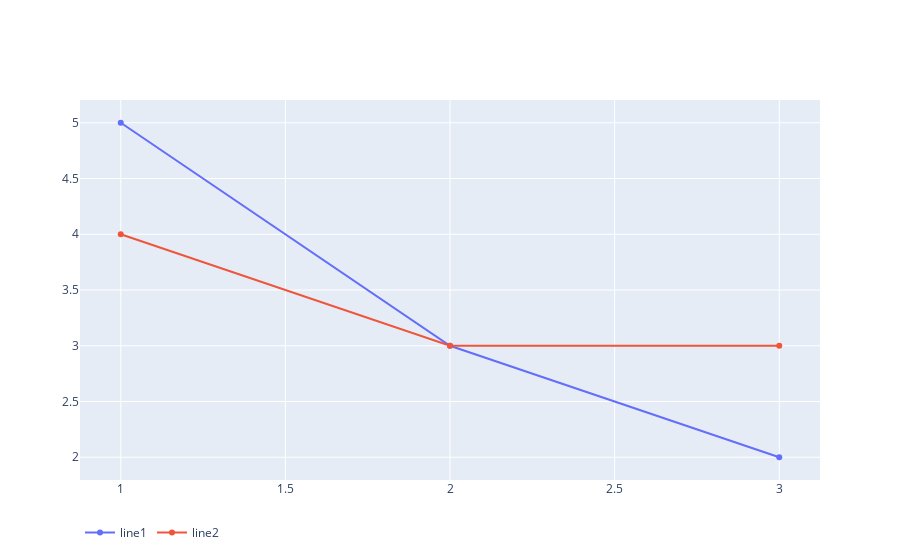

The cell this chart's notebook holds for it:
### Code cell
# 凡例を横並びにする
# legend.orientation="h"

horizontal_legend_fig = go.Figure()

horizontal_legend_fig.add_trace(go.Scatter(x=x, y=[5, 3, 2], name="line1"))
horizontal_legend_fig.add_trace(go.Scatter(x=x, y=[4, 3, 3], name="line2"))

horizontal_legend_fig.update_layout(legend_orientation="h")

horizontal_legend_fig.show()

### Figure 1 — Plotly figure (JSON) as saved in the notebook; plotly's stock layout.template omitted (floating-point values rounded to 4 significant figures)
{"data": [{"name": "line1", "type": "scatter", "x": [1, 2, 3], "y": [5, 3, 2]}, {"name": "line2", "type": "scatter", "x": [1, 2, 3], "y": [4, 3, 3]}], "layout": {"legend": {"orientation": "h"}}}
